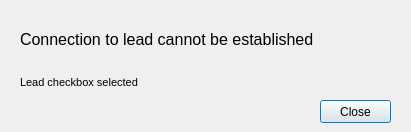
<?xml version="1.0" encoding="UTF-8"?>
<ui version="4.0">
 <class>Dialog</class>
 <widget class="QDialog" name="Dialog">
  <property name="geometry">
   <rect>
    <x>0</x>
    <y>0</y>
    <width>411</width>
    <height>132</height>
   </rect>
  </property>
  <property name="windowTitle">
   <string>Dialog</string>
  </property>
  <widget class="QWidget" name="verticalLayoutWidget_3">
   <property name="geometry">
    <rect>
     <x>20</x>
     <y>20</y>
     <width>371</width>
     <height>81</height>
    </rect>
   </property>
   <layout class="QVBoxLayout" name="verticalLayout_3">
    <item>
     <widget class="QLabel" name="label_2">
      <property name="font">
       <font>
        <pointsize>12</pointsize>
       </font>
      </property>
      <property name="text">
       <string>Connection to lead cannot be established</string>
      </property>
     </widget>
    </item>
    <item>
     <widget class="QLabel" name="label_1">
      <property name="font">
       <font>
        <pointsize>8</pointsize>
       </font>
      </property>
      <property name="text">
       <string>Lead checkbox selected </string>
      </property>
     </widget>
    </item>
   </layout>
  </widget>
  <widget class="QPushButton" name="pushButton">
   <property name="geometry">
    <rect>
     <x>320</x>
     <y>100</y>
     <width>71</width>
     <height>23</height>
    </rect>
   </property>
   <property name="text">
    <string>Close</string>
   </property>
  </widget>
 </widget>
 <resources/>
 <connections/>
</ui>
